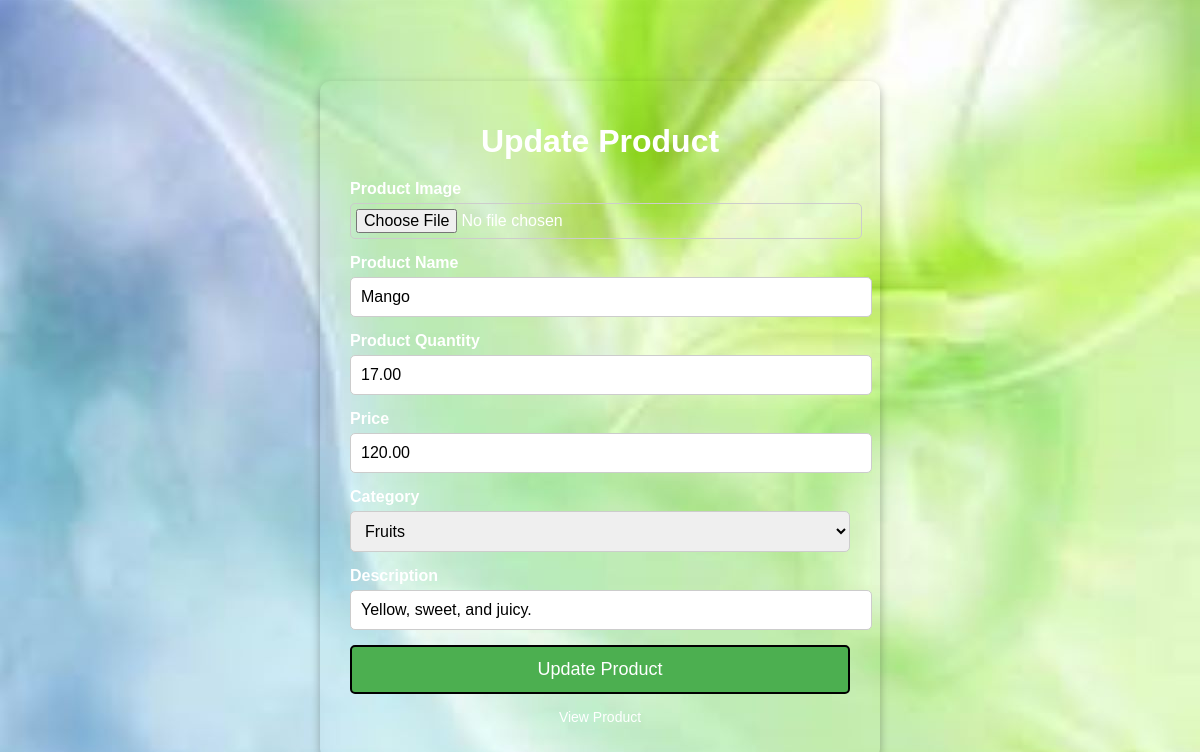
The app's page /farmers/products/2/update_product/ with its own data.
### farmers/models/products.py (models this page shows, shortened)
class Product(models.Model):
    farmer = models.ForeignKey(Farmer, on_delete=models.CASCADE, related_name='products')
    category = models.ForeignKey(Category, on_delete=models.CASCADE, default=1)
    name = models.CharField(max_length=100)
    price = models.DecimalField(max_digits=10, decimal_places=2)
    description = models.TextField()
    image = models.ImageField(upload_to='uploads/products/')
    quantity=models.DecimalField(max_digits=20, decimal_places=2)

### farmers/views.py (the view, shortened to what this page needs)
# urls.py: path('products/<int:product_id>/update_product/',update_product, name='update_product'),
def update_product(request, product_id):
    if product_id:
        product = get_object_or_404(Product, id=product_id)
        farmer_id = product.farmer.id
        return render(request,'update_product.html',{'product_id': product_id,'product':product,'farmer_id': farmer_id})

### farmers/templates/update_product.html (shortened to what this page needs)
{%load static %}
<!DOCTYPE html>
<html lang="en">
<head>
</head>
<body>
    <div class="container">
        <div class="form-card">
            <h1>Update  Product</h1>
            <form action="{% url 'update_product' product_id %}" method="POST" enctype="multipart/form-data">
                <div class="form-group">
                    <label for="image">Product Image</label>
                    <input type="file" id="image" name="image"><br>
                </div>
                <div class="form-group">
                    <label for="name">Product Name</label>
                    <input type="text" id="name" name="name" value="{{ product.name }}" required>
                </div>
                 <div class="form-group">
                    <label for="quantity">Product Quantity</label>
                    <input type="number" id="quantity" name="quantity" value="{{ product.quantity }}" required>
                </div>
                <div class="form-group">
                    <label for="price">Price</label>
                    <input type="number" id="price" name="price" value="{{ product.price }}" required>
                </div>
                <div class="form-group">
                    <label for="category">Category</label>
                    <select id="category" name="category" required>
                        <option value="fruits">Fruits</option>
                    </select>
                </div>
                <div class="form-group">
                    <label for="description">Description</label>
                    <input type="text" id="description" name="description" value="{{ product.description }}" required>
                </div>
                <button type="submit" class="submit-btn"> Update Product</button>
            </form>
            <div class="form-footer">
                <p><a href="{% url 'view_product' product_id %}">View Product</a></p>
            </div>
        </div>
    </div>
</body>
</html>

### records on screen
Product: name "Mango", quantity "17.00", price "120.00", description "Yellow, sweet, and juicy."
